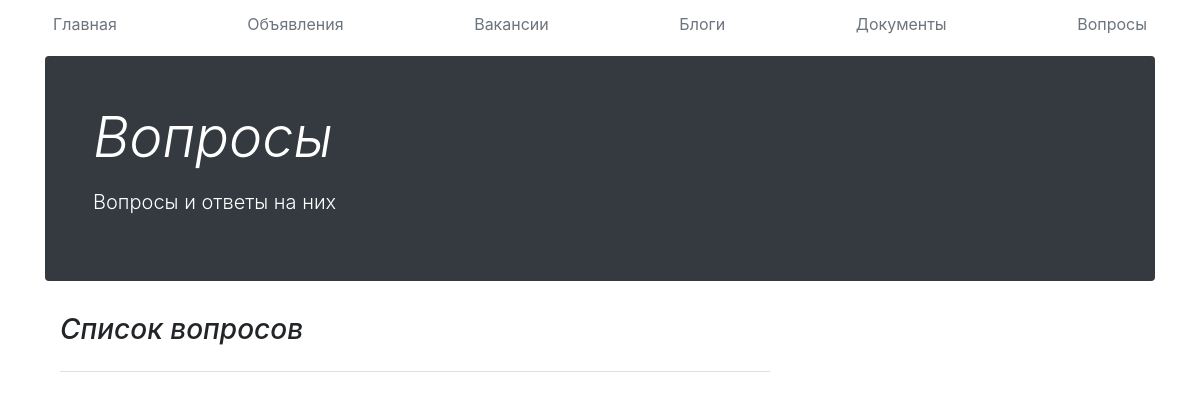
Page /questions/ on the earlier database version.
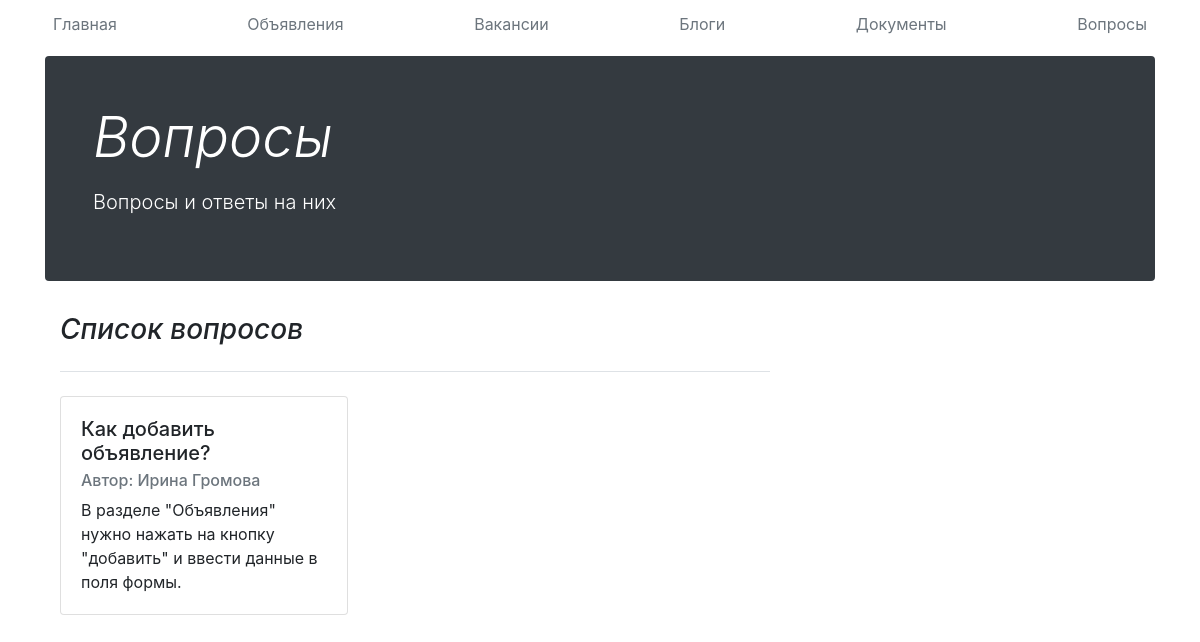
Same page on the later database version.
### main/models.py (models this page shows, shortened)
class Answers(models.Model):
    id = models.AutoField(primary_key=True)
    id_question = models.ForeignKey('Questions', on_delete=models.CASCADE)
    text = models.TextField('Текст ответа')
    class Meta:
        verbose_name = "Ответ"
        verbose_name_plural = "Ответы"

class Questions(models.Model):
    id = models.AutoField(primary_key=True)
    id_user = models.ForeignKey('ad.Users', on_delete=models.CASCADE)
    text = models.TextField('Текст вопроса')
    class Meta:
        verbose_name = "Вопрос"
        verbose_name_plural = "Вопросы"

### ad/models.py (models this page shows, shortened)
class Users(models.Model):
    id_user = models.AutoField(primary_key=True)
    name = models.CharField('Имя', max_length=50)
    surname = models.CharField('Фамилия', max_length=50)
    password = models.CharField('Пароль', max_length=50)
    phone = models.CharField('Телефон', max_length=20)
    email = models.CharField('Email', max_length=50)
    role = models.CharField('Роль', max_length=20)
    class Meta:
        verbose_name = "Пользователь"
        verbose_name_plural = "Пользователи"

### main/views.py (the view)
# urls.py: path('questions/', views.questions, name='questions')
def questions(request):
    questions = Questions.objects.select_related('id_user')
    answers = Answers.objects.select_related('id_question')
    return render(request, 'main/questions.html', {'questions': questions, 'answers': answers})

### main/templates/main/questions.html (shortened to what this page needs)
{% extends 'main/base.html' %}
{% block name %}Вопросы{% endblock %}
{% block description %}Вопросы и ответы на них{% endblock %}
{% block content %}
    <div class="col-md-8 blog-main">
      <h3 class="pb-4 mb-4 font-italic border-bottom">
       Список вопросов
      </h3>
{% for answer in answers %}
        <div class="card" style="width: 18rem;">
  <div class="card-body">
    <h5 class="card-title">{{answer.id_question.text}}</h5>
    <h6 class="card-subtitle mb-2 text-muted">Автор: {{answer.id_question.id_user.name}} {{answer.id_question.id_user.surname}}</h6>
    <p class="card-text">{{answer.text}}</p>
  </div>
</div>
{% endfor %}
    </div>
{% endblock %}

Differences in the rows shown:
added Answers: id_question.text "Как добавить объявление?", id_question.id_user.name "Ирина", id_question.id_user.surname "Громова", text "В разделе \"Объявления\" нужно нажать на кнопку \"добавить\" и ввести данные в поля формы."
